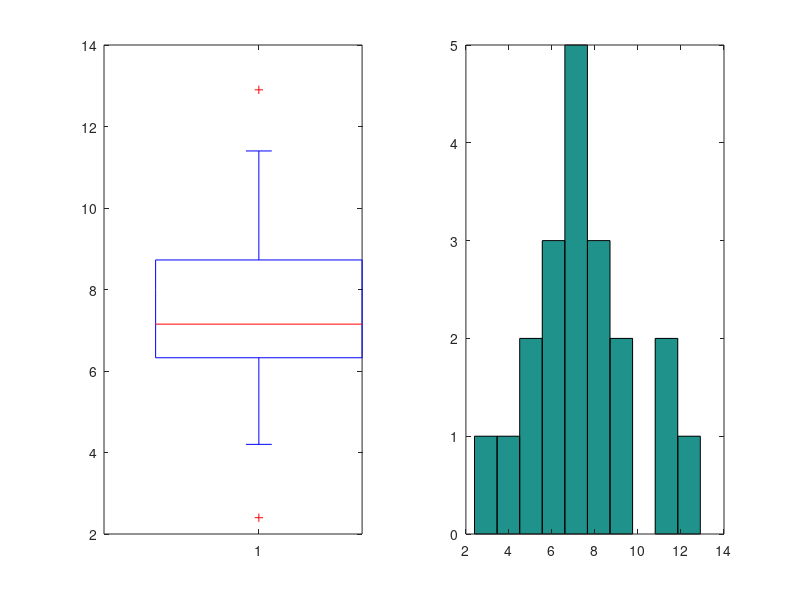

The MATLAB script that drew this image:
pkg load statistics

x = [8.5,7.6,9.3,5.5,11.4,6.9,6.5,12.9,8.7,4.8,4.2,8.1,6.5,5.8,6.7,2.4,11.1,7.1,8.8,7.2];

subplot(121);
boxplot(x);

x_mean = mean(x);
x_median = median(x);
std_deviation = std(x);

subplot(122);
hist(x);

fprintf('mean: %f, median: %f, standard deviation: %f\n', x_mean, x_median, std_deviation);
